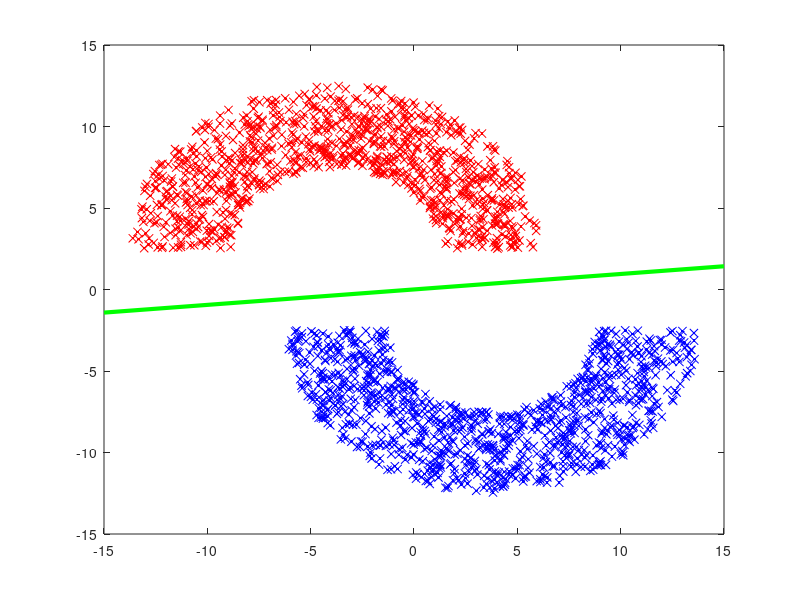

Recreate this plot in MATLAB.
#!/usr/bin/env octave
## problem_3_1_b.m
## Mac Radigan

  FORCES__SCRIPT_FILE=1;
  ux = ~isempty(getenv('LFD'));
  if ux, graphics_toolkit('qt'); end

  function ax = do_plot(ux, rad, thk, c1, c2, x1, x2, w)
    
    if ux
      show = 'on';
    else
      show = 'off';
    end
    
    %% plot input dataset
    ax = figure(30112);
    set(ax, 'visible', show);
      plot(x1(c1), x2(c1), 'LineWidth', 1, 'r.');
      hold on;
      plot(x1(c2), x2(c2), 'LineWidth', 1, 'b.');
      hold on;
    
    %% plot input dataset
    ax = figure(30112);
    set(ax, 'visible', show);
      plot(x1(c1), x2(c1), 'rx');
      hold on;
      plot(x1(c2), x2(c2), 'bx');
      hold on;
    
    %% plot final hypothesis, g(x)
    ext = rad + thk;
    m = -w(2)/w(3);
    b = -w(1)/w(3);
    dx1 = linspace(-ext, ext, 2);
    dx2 = m * dx1 + b;
    ax = figure(30112);
    set(ax, 'visible', show);
      plot(dx1, dx2, 'Color', 'green', 'LineWidth', 3);
      hold off;
      axis(15 * [-1 +1 -1 +1]);
    
    drawnow();
    
  end % function do_plot

  N   = 2e3;  % number of training samples
  rad = 10;   % radius of semi-circle
  thk =  5;   % thickness of semi-circle
  sep =  5;   % separation between semi-circles

  %% uniformly distributed data
  z = (rad - thk * (1 - rand(1,N))) .* exp(-j*2*pi*rand(1,N));

  %% target function
  f = @(z) sign(angle(z));

  %% target set
  y = f(z);

  %% cartesian basis representation
  x1 = -f(z)*(rad/2-thk/4) + abs(z) .* cos(angle(z));
  x2 = f(z)*sep/2 + abs(z) .* sin(angle(z));

  %% categorical index
  c1 = y > 0;
  c2 = y < 0;

  %% Linear Regression
  X = [ones(size(y)); x1; x2];   % training data
  w = y * pinv(X);

  %% plot results
  ax = do_plot(ux, rad, thk, c1, c2, x1, x2, w);

  if ux
    disp('training done.')
    input('...')
  else
    saveas(ax, 'figures/p3.1b.png');
  end

## *EOF*
